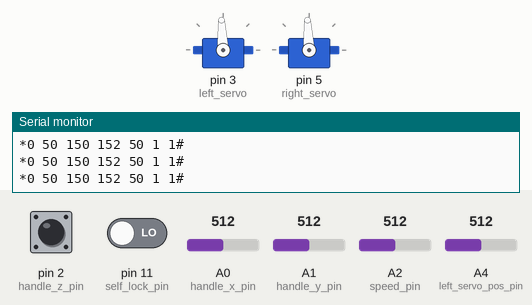
The sketch below on a simulated Arduino Uno, built with avr-gcc and run on an emulated ATmega328P. Shown: 2 × servo, the last lines printed to the serial monitor. The inputs (shaded band) are chosen by the test bench; at power-on: A0 (handle_x_pin) = 512, pin 2 (handle_z_pin) HIGH, pin 11 (self_lock_pin) LOW, A1 (handle_y_pin) = 512, A2 (speed_pin) = 512, A4 (left_servo_pos_pin) = 512.

Above: at 1.2 s.
1.3 s: A0 (handle_x_pin) set to 716
At 2.2 s:
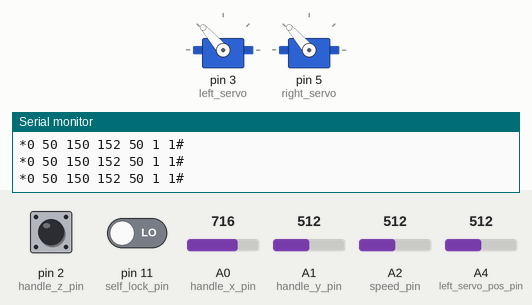
2.8 s: A0 (handle_x_pin) set to 992
At 4.2 s:
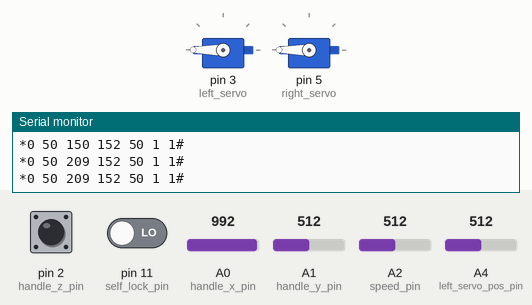
5.0 s: A0 (handle_x_pin) set to 306
At 6.6 s:
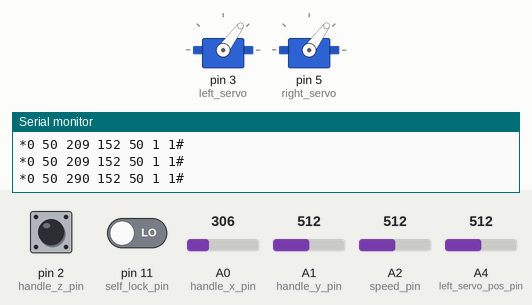
7.4 s: A0 (handle_x_pin) set to 90
At 8.8 s:
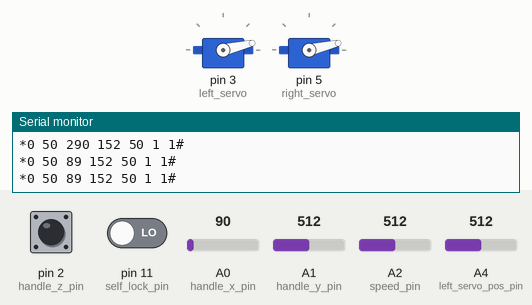
Timing chart, 0 to 10.4 s (numbered marks = the images above; inputs shaded):
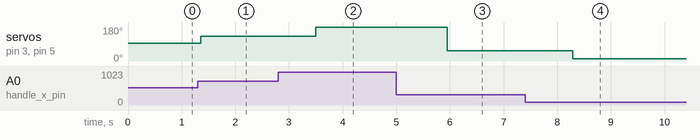

The sketch:

control_handle.ino
```cpp
/*
 * DIY手柄
*/


#include <Servo.h>

#define BAUD_RATE     9600
#define SPEED_RANGE   100
#define HANDLE_MIN    0
#define HANDLE_MAX    100
#define SEND_RATE     10      //10HZ

/*
 * 定义引脚
*/
int self_lock_pin = 11;
int handle_x_pin = A0;
int handle_y_pin = A1;
int handle_z_pin = 2;
int speed_pin = A2;

int left_servo_pwm_pin = 3;
int right_servo_pwm_pin = 5;
int left_servo_pos_pin = A4;
int right_servo_pos_pin =A5;

/*
 * 通信协议定义
*/
char DATA_HEAD = '*';
char DATA_END = '#';
char DATA_SEPARATOR = ' ';

/*
 * 创建servo实例
*/
Servo left_servo;
Servo right_servo;

void setup() {
  // put your setup code here, to run once:
  pinMode(self_lock_pin,INPUT);
  pinMode(handle_z_pin,INPUT_PULLUP);
  Serial.begin(BAUD_RATE);
  left_servo.attach(3);
  right_servo.attach(5);
}

void loop() {
  int lock_status = digitalRead(self_lock_pin);
  int speed_value = analogRead(speed_pin);
  int speed_percent = map(speed_value,0,1023,0,SPEED_RANGE);

  int handle_x = map(analogRead(handle_x_pin),0,1024,500,2500);   //脉冲量程范围500-2500ms
  int handle_x_deg = map(handle_x,500,2500,0,300);    //脉冲转角度
  int handle_y = map(analogRead(handle_y_pin),0,1024,HANDLE_MAX,HANDLE_MIN);
  int handle_z = digitalRead(handle_z_pin);
  int left_servo_pos = map(analogRead(left_servo_pos_pin),67,943,0,300);  //角度实际位置，0.22v-4.78v
  left_servo.writeMicroseconds(handle_x);
  right_servo.writeMicroseconds(handle_x);
  delay(abs(17*(handle_x_deg-left_servo_pos)));
  //delay(5);
  left_servo_pos = map(analogRead(left_servo_pos_pin),67,943,0,300);
  //left_servo_pos = analogRead(left_servo_pos_pin);


  int datas[]={lock_status,speed_percent,handle_x_deg,left_servo_pos,handle_y,handle_z};
  int len = sizeof(datas)/sizeof(datas[0]);
  outPutData(datas,len);

}

void outPutData(int datas[],int len)
{
  Serial.print(DATA_HEAD);
  for(int i=0;i<len;i++)
  {
    Serial.print(datas[i]);
    Serial.print(DATA_SEPARATOR);

   }
   //if(len-1!=0)
      Serial.print(datas[len-1]);
   Serial.println(DATA_END);
   delay(1000/SEND_RATE);


}
```

Measured:
- after the input at 1.3 s, servo on pin 3 (left_servo), servo on pin 5 (right_servo): 93° → 131° after 0.06 s
- after the input at 2.8 s, servo on pin 3 (left_servo), servo on pin 5 (right_servo): 131° → 180° after 0.70 s
- after the input at 5.0 s, servo on pin 3 (left_servo), servo on pin 5 (right_servo): 180° → 54° after 0.95 s
- after the input at 7.4 s, servo on pin 3 (left_servo), servo on pin 5 (right_servo): 54° → 13° after 0.89 s
